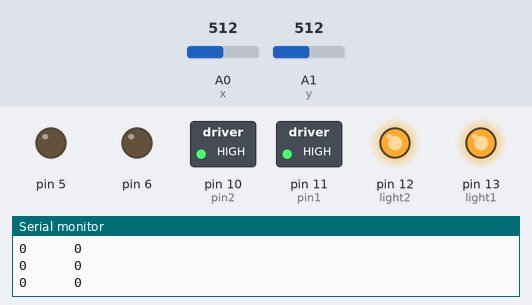
This sketch was run on a simulated Arduino Uno, built with avr-gcc and run on an emulated ATmega328P. On the bench: switched loads named in the sketch (green lamp = pin HIGH), output pins drawn as LEDs (lit = HIGH), the last lines printed to the serial monitor. Inputs (shaded band) come from the test bench; at power-on: A0 (x) = 512, A1 (y) = 512.

Above: at 1.2 s.
1.3 s: A0 (x) set to 530
At 2.5 s:
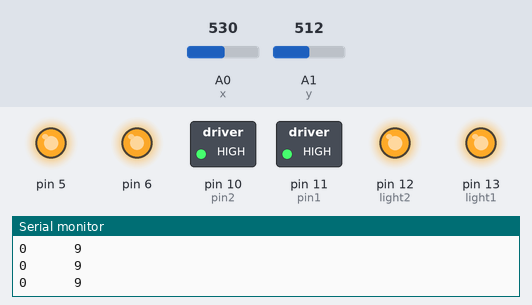
2.8 s: A1 (y) set to 501
4.3 s: A1 (y) set to 478
At 4.7 s:
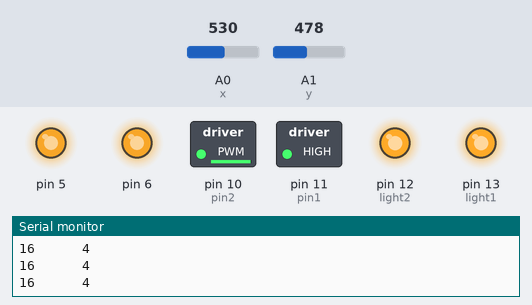
5.8 s: A0 (x) set to 509
8.8 s: A0 (x) set to 482
At 9.6 s:
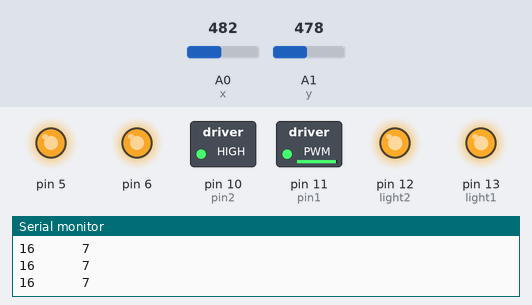
10.3 s: A1 (y) set to 306
At 10.8 s:
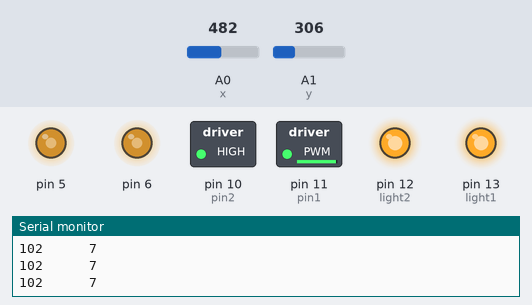
Timing chart, 0 to 12.8 s (numbered marks = the images above; inputs shaded):
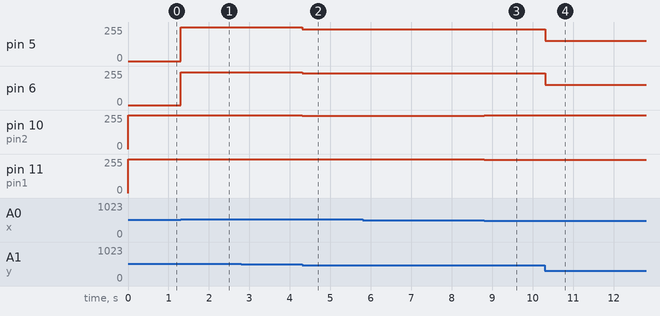

The sketch:

Robot_v1.ino
```cpp
const int x = A0;
const int y = A1;
int valx = 0;
int valy = 0;
int xx=0;
int yy=0;
const int pin1 = 11;
const int pin2 = 10;
const int light1 = 13;
const int light2 = 12;

void setup() {
  pinMode(light1, OUTPUT);
  pinMode(light2, OUTPUT);
  digitalWrite(light1, HIGH);
  digitalWrite(light2, HIGH);
  Serial.begin(9600);
}


void loop() {
  valy = (analogRead(y));
  valx = (analogRead(x));
  if (valy > 520)
  { yy = ((valy-520)/2);
    analogWrite(10, 255-yy);
    analogWrite(11, 255-yy);
    if (valx>520)
    {
      xx=((valx - 512)/4);
      analogWrite(6, 255-xx);
      analogWrite(5, 255);
    }
    if (valx<500)
    {
      xx = ((511 - valx)/4);
      analogWrite(6,255);
      analogWrite(5,255-xx);
    }
  }
  if (valy < 500)
  { yy = ((511 - valy)/2);
    analogWrite(5, 255-yy);
    analogWrite(6, 255-yy);
    if (valx>520)
    {
      xx=((valx - 512)/4);
      analogWrite(10, 255-xx);
      analogWrite(11, 255);
    }
    if (valx<500)
    {
      xx = ((511 - valx)/4);
      analogWrite(10,255);
      analogWrite(11,255-xx);
    }
  }
  if (valy < 520 && valy > 500)
  { analogWrite(10, 255);
    analogWrite(11, 255);
    if (valx>520)
    {
      xx=((valx - 512)/2);
      analogWrite(6, 255-xx);
      analogWrite(5, 255);
    }
    if (valx<500)
    {
      xx = ((511 - valx)/2);
      analogWrite(6,255);
      analogWrite(5,255-xx);
    }
  }


  Serial.print(yy);
  Serial.print("      ");
  Serial.println(xx);
}
```

Measured:
- after the input at 1.3 s, pin 5: 0/255 → 255/255 at once; pin 6: 0/255 → 246/255 at once
- after the input at 4.3 s, pin 5: 255/255 → 239/255 at once; pin 6: 246/255 → 239/255 at once; pin 10 (pin2): 255/255 → 251/255 at once
- after the input at 8.8 s, pin 10 (pin2): 251/255 → 255/255 at once; pin 11 (pin1): 255/255 → 248/255 at once
- after the input at 10.3 s, pin 5, pin 6: 239/255 → 153/255 at once
